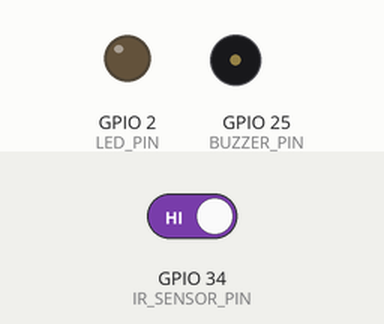
Bench run of a sketch on a simulated ESP32. Parts: output pins drawn as LEDs (lit = HIGH), buzzer (waves = sounding, pin HIGH). Inputs (shaded band) come from the test bench; at power-on: GPIO 34 (IR_SENSOR_PIN) HIGH. WiFi joins after 1.5 s; servers stay silent unless stated; what the sketch prints to the serial monitor is not drawn.

Above: at 3.0 s.
3.1 s: GPIO 34 (IR_SENSOR_PIN) driven LOW
At 4.0 s:
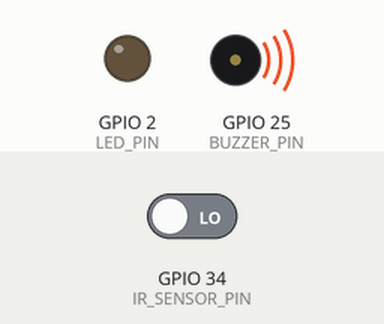
6.2 s: GPIO 34 (IR_SENSOR_PIN) driven HIGH
At 7.6 s:
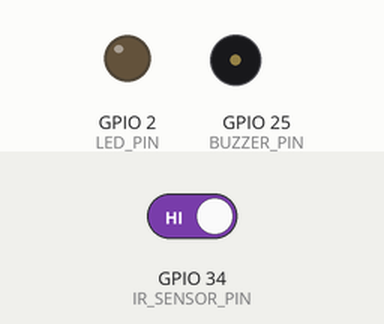
Timing chart, 0 to 9.2 s (numbered marks = the images above; inputs shaded):
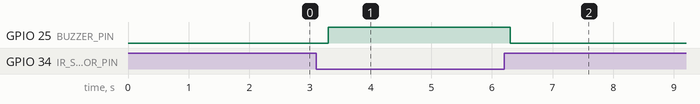

The sketch:

IntrustionDetection.ino
```cpp
#define BLYNK_TEMPLATE_ID "TMPL3gVAR6TnG"
#define BLYNK_TEMPLATE_NAME "intrusion detection"
#define BLYNK_AUTH_TOKEN "aDVre75Gl3_iICSaEUZa4Q3LlkFMosO1"

#include <WiFi.h>
#include <BlynkSimpleEsp32.h>
#include<string.h>

// Wi-Fi credentials
#define WIFI_SSID "POCO M2"
#define WIFI_PASSWORD "hellomom"

BlynkTimer timer;

// Define the pin for the PIR sensor and buzzer
#define IR_SENSOR_PIN 34  // GPIO pin for PIR Sensor
#define BUZZER_PIN 25      // GPIO pin for Buzzer
#define LED_PIN 2

void setup() {
  // Initialize serial communication at a baud rate of 115200
  Serial.begin(115200);

  // Configure the LED_PIN as an output
  pinMode(LED_PIN, OUTPUT);
  WiFi.begin(WIFI_SSID, WIFI_PASSWORD);
  Serial.print("Connecting to Wi-Fi");
  while (WiFi.status() != WL_CONNECTED) {
    delay(500);
    Serial.print(".");
  }
  Serial.println();
  Serial.println("Connected to Wi-Fi");

  // Connect to Blynk
  Blynk.begin(BLYNK_AUTH_TOKEN, WIFI_SSID, WIFI_PASSWORD);

  // Start with the LED turned off
  digitalWrite(LED_PIN, LOW);
  timer.setInterval(500, senddata);
  // Set up PIR sensor and buzzer pins
  pinMode(IR_SENSOR_PIN, INPUT);
  pinMode(BUZZER_PIN, OUTPUT);
  digitalWrite(BUZZER_PIN, LOW);  // Ensure the buzzer is off initially
}

void senddata() {
  String safe = "safe!!";
  String intrusion = "Intruder!!";
  int irState = digitalRead(IR_SENSOR_PIN);
    Serial.println(irState);
    if(irState==0)
    {
        digitalWrite(BUZZER_PIN, HIGH); // Turn on the buzzer
        delay(1000);                    // Wait for 2 seconds
        digitalWrite(BUZZER_PIN, LOW);  // Turn off the buzzer
        Blynk.virtualWrite(V0, intrusion);
        Blynk.virtualWrite(V1,1);
    }
    else
    {
      Blynk.virtualWrite(V0, safe);
      Blynk.virtualWrite(V1, 0);
    }
}

void loop()
{
  Blynk.run();
  timer.run();
}
```

Measured:
- after the input at 3.1 s, GPIO 25 (BUZZER_PIN): LOW → HIGH after 0.20 s
- after the input at 6.2 s, GPIO 25 (BUZZER_PIN): HIGH → LOW after 0.11 s
